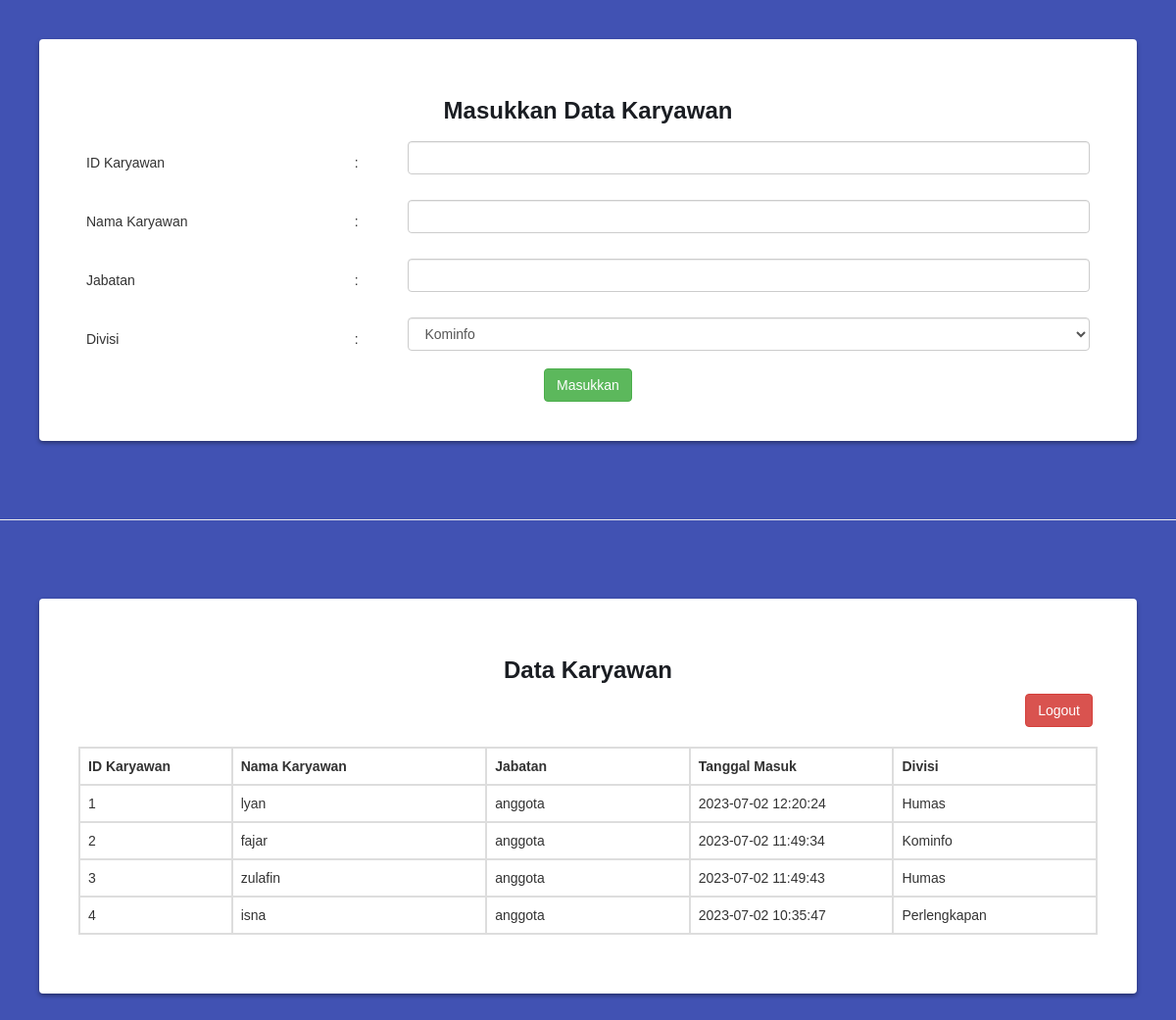
Page /karyawan.php on the committed database.
### tables this page shows
CREATE TABLE `karyawan` (
  `id_karyawan` int(50) NOT NULL,
  `nama_karyawan` varchar(50) NOT NULL,
  `jabatan` varchar(50) NOT NULL,
  `tgl_masuk` timestamp NOT NULL DEFAULT current_timestamp() ON UPDATE current_timestamp(),
  `nama_divisi` varchar(50) NOT NULL
);

### karyawan.php (the view, shortened to what this page needs)
<!DOCTYPE html>
<html>
<head>
    <link rel="stylesheet" href="https://maxcdn.bootstrapcdn.com/bootstrap/3.3.6/css/bootstrap.min.css" />
</head>
<?php
$conn = mysqli_connect("localhost", "root", "", "karyawan");
?>
<body>
        <form method="POST" action="karyawan.php">
            <div class="table-container">
            <center>
                <h3>Masukkan Data Karyawan</h3>
                <table>
                    <tr>
                        <td width="25%">ID Karyawan</td>
                        <td width="5%">:</td>
                        <td width="65%">
                            <input type="text" name="id_karyawan" size="40" class="form-control form-control-user"
                                style="margin-bottom: 10px;">
                        </td>
                    </tr>
                    <tr>
                        <td width="25%">Nama Karyawan</td>
                        <td width="5%">:</td>
                        <td width="65%">
                            <input type="text" name="nama_karyawan" size="40"
                                class="form-control form-control-user" style="margin-bottom: 10px;">
                        </td>
                    </tr>
                    <tr>
                        <td width="25%">Jabatan</td>
                        <td width="5%">:</td>
                        <td width="65%">
                            <input type="text" name="jabatan" size="40" class="form-control form-control-user"
                                style="margin-bottom: 10px;">
                        </td>
                    </tr>
                    <tr>
                        <td width="25%">Divisi</td>
                        <td width="5%">:</td>
                        <td width="65%">
                            <select name="nama_divisi" id="id_divisi" class="form-control form-control-user"
                                style="margin-bottom: 10px;">
                                <?php
                                $sql = "SELECT * FROM divisi";
                                $retval = mysqli_query($conn, $sql);
                                while ($row = mysqli_fetch_array($retval)) {
                                    echo "<option value='$row[nama_divisi]'>$row[nama_divisi]</option>";
                                }
                                ?>
                            </select>
                        </td>
                    </tr>
                </table>
                <input type="submit" name="submit" value="Masukkan" class="btn btn-success mb-3">
            </div>
            <br>
        </form>
        <hr>
        <br>
        <div class="table-container">
        <center><h3>Data Karyawan</h3></center>
        <div align="right" style='margin-right: 5px'>
            <a href="logout.php" class="btn btn-danger"><i class="fa fa-table"></i>Logout</a>
        </div>
            <br>
            <table class="table table-bordered">
                <tr>
                    <td width="15%"><b>ID Karyawan</b></td>
                    <td width="25%"><b>Nama Karyawan</b></td>
                    <td width="20%"><b>Jabatan</b></td>
                    <td width="20%"><b>Tanggal Masuk</b></td>
                    <td width="20%"><b>Divisi</b></td>
                </tr>
                <?php
                $cari = "SELECT * FROM karyawan ORDER BY id_karyawan";
                $hasil_cari = mysqli_query($conn, $cari);
                while ($data = mysqli_fetch_row($hasil_cari)) {
                    echo "<tr>
                                <td width='15%'>$data[0]</td>
                                <td width='25%'>$data[1]</td>
                                <td width='20%'>$data[2]</td>
                                <td width='20%'>$data[3]</td>
                                <td width='20%'>$data[4]</td>
                            </tr>";
                }
                ?>
            </table>
        </div>
</body>
</html>

### karyawan.php (style rules this page uses)
body { background-color: #4152b3; font-family: Arial, sans-serif; }
h3 { font-weight: bold; color: #1b1e23; }
.table-container { background-color: #fff; border-radius: 4px; padding: 40px; margin: 40px; box-shadow: 0 2px 4px rgba(0, 0, 0, 0.4); overflow: auto; }
.table-container table { border-collapse: separate; border-spacing: 0; width: 100%; }
.table-container td { padding: 8px; }

### rows in the picture
karyawan: id_karyawan "1", nama_karyawan "lyan", jabatan "anggota", tgl_masuk "2023-07-02 12:20:24", nama_divisi "Humas"
karyawan: id_karyawan "2", nama_karyawan "fajar", jabatan "anggota", tgl_masuk "2023-07-02 11:49:34", nama_divisi "Kominfo"
karyawan: id_karyawan "3", nama_karyawan "zulafin", jabatan "anggota", tgl_masuk "2023-07-02 11:49:43", nama_divisi "Humas"
karyawan: id_karyawan "4", nama_karyawan "isna", jabatan "anggota", tgl_masuk "2023-07-02 10:35:47", nama_divisi "Perlengkapan"

### other values in the picture
form field nama_divisi "Kominfo"
